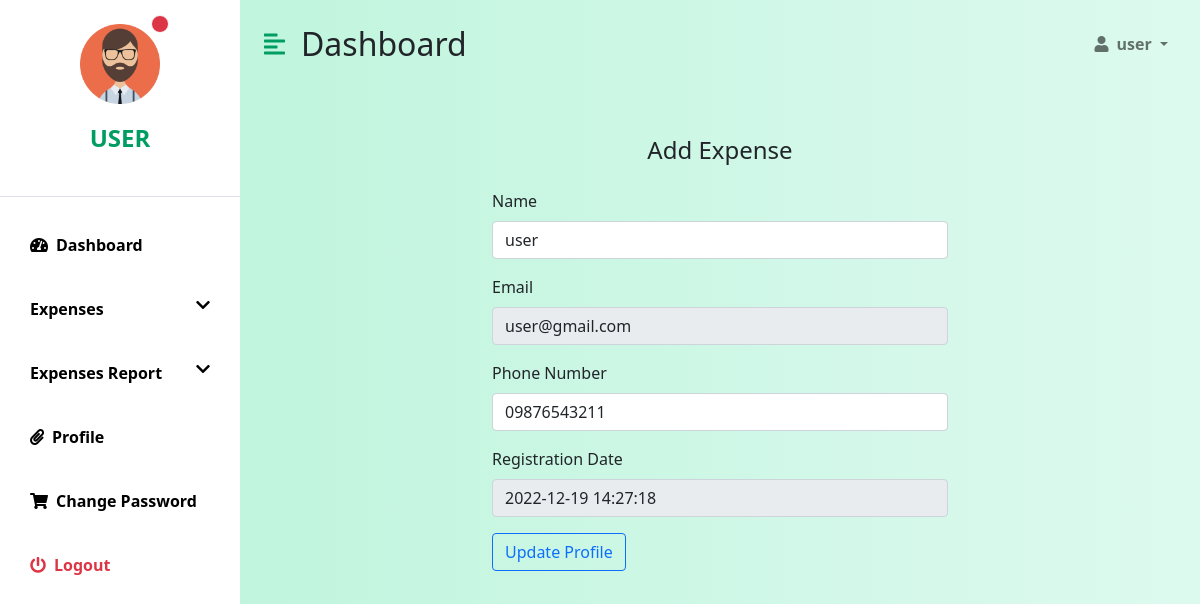
The page /user-profile.php (signed in) on the database its author committed.
### tables this page shows
CREATE TABLE `tblusers` (
                            `id` int(11) NOT NULL,
                            `name` varchar(255) NOT NULL,
                            `email` varchar(255) NOT NULL,
                            `mobile_number` varchar(11) NOT NULL,
                            `password` varchar(255) NOT NULL,
                            `reg_date` datetime NOT NULL DEFAULT current_timestamp()
);

### user-profile.php (the view, shortened to what this page needs)
<?php
include('confs/config.php');
if (strlen($_SESSION['detsuid'] == 0)):
  header('location:logout.php');
else:
  ?>
    <!DOCTYPE html>
    <html lang="en">
    <head>
        <link href="css/datepicker3.css" rel="stylesheet">
        <link href="https://cdn.jsdelivr.net/npm/bootstrap@5.0.0-beta3/dist/css/bootstrap.min.css"
              rel="stylesheet"/>
        <link rel="stylesheet"
              href="https://cdnjs.cloudflare.com/ajax/libs/font-awesome/5.15.3/css/all.min.css"/>
        <link rel="stylesheet" href="css/dashboard.css"/>
    </head>
    <body>
    <div class="d-flex" id="wrapper">
      <?php include('confs/sidebar.php') ?>
        <div id="page-content-wrapper">
          <?php include('confs/header.php') ?>
            <div class="container-fluid px-4 mt-5 center-flex">
                <h4 class="mb-4">Add Expense</h4>
              <?php
              $userid = $_SESSION['detsuid'];
              $result = mysqli_query($conn, "SELECT * FROM tblusers WHERE id = '$userid'");
              while ($row = mysqli_fetch_array($result)):
                ?>
                  <form role="form" method="post" class="add-profile-width">
                      <div class="mb-3">
                          <label for="Name" class="form-label">Name</label>
                          <input type="text" id="Name" name="Name"
                                 value="<?php echo $row['name']; ?>"
                                 class="form-control"
                                 required>
                      </div>
                      <div class="mb-3">
                          <label for="email" class="form-label">Email</label>
                          <input type="email" id="email" name="email"
                                 value="<?php echo $row['email']; ?>"
                                 class="form-control"
                                 readonly>
                      </div>
                      <div class="mb-3">
                          <label for="contactnumber" class="form-label">Phone Number</label>
                          <input type="number" id="contactnumber" name="contactnumber"
                                 value="<?php echo $row['mobile_number']; ?>"
                                 class="form-control"
                                 required>
                      </div>
                      <div class="mb-3">
                          <label for="regdate" class="form-label">Registration Date</label>
                          <input type="text" id="regdate" name="regdate"
                                 value="<?php echo $row['reg_date']; ?>"
                                 class="form-control"
                                 readonly>
                      </div>
                      <div class="">
                          <button type="submit" class="btn btn-outline-primary"
                                  name="submit">Update Profile
                          </button>
                      </div>
                  </form>
              <?php endwhile; ?>
            </div>
        </div>
    </div>
    </body>
    </html>
<?php endif; ?>

### confs/sidebar.php (shortened to what this page needs)
<?php
include('config.php');
$uid = $_SESSION['detsuid'];
$sql = mysqli_query($conn, "SELECT name FROM tblusers WHERE id = '$uid'");
$result = mysqli_fetch_array($sql);
$name = $result['name'];
?>
<div class="bg-white" id="sidebar-wrapper">
    <div class="sidebar-heading text-center py-4 primary-text fs-4 fw-bold text-uppercase border-bottom">
        <div class="position-relative">
            <img src="assets/profile.png" alt="Profile Pic" width="80" height="80">
            <span class="position-absolute top-0 start-75 translate-middle p-2 bg-danger border border-light rounded-circle">
            </span>
        </div>
        <p class="mt-3">
          <?php echo $name; ?></p>
    </div>
    <div class="list-group list-group-flush my-3">
        <a href="dashboard.php"
           class="list-group-item list-group-item-action bg-transparent second-text active"><i
                    class="fas fa-tachometer-alt me-2"></i>Dashboard</a>
        <a class="list-group-item list-group-item-action bg-transparent second-text fw-bold
        d-flex justify-content-between"
           data-bs-toggle="collapse" href="#collapseExample" role="button"
           aria-expanded="false" aria-controls="collapseExample">
            <span>Expenses</span> <i class="fas fa-chevron-down"></i>
        </a>
        <a class="list-group-item list-group-item-action bg-transparent second-text fw-bold
        d-flex justify-content-between"
           data-bs-toggle="collapse" href="#report" role="button"
           aria-expanded="false" aria-controls="report">
            <span>Expenses Report</span> <i class="fas fa-chevron-down"></i>
        </a>
        <a href="user-profile.php"
           class="list-group-item list-group-item-action bg-transparent second-text fw-bold"><i
                    class="fas fa-paperclip me-2"></i>Profile</a>
        <a href="change-password.php"
           class="list-group-item list-group-item-action bg-transparent second-text fw-bold"><i
                    class="fas fa-shopping-cart me-2"></i>Change Password</a>
        <a href="logout.php"
           class="list-group-item list-group-item-action bg-transparent text-danger fw-bold"><i
                    class="fas fa-power-off me-2"></i>Logout</a>
    </div>
</div>

### confs/header.php (shortened to what this page needs)
<?php
include('config.php');
$uid = $_SESSION['detsuid'];
$sql = mysqli_query($conn, "SELECT name FROM tblusers WHERE id = '$uid'");
$result = mysqli_fetch_array($sql);
$name = $result['name'];
?>
<nav class="navbar navbar-expand-lg navbar-light bg-transparent py-4 px-4">
    <div class="d-flex align-items-center">
        <i class="fas fa-align-left primary-text fs-4 me-3" id="menu-toggle"></i>
        <h2 class="fs-2 m-0">Dashboard</h2>
    </div>
    <div class="collapse navbar-collapse" id="navbarSupportedContent">
        <ul class="navbar-nav ms-auto mb-2 mb-lg-0">
            <li class="nav-item dropdown">
                <a class="nav-link dropdown-toggle second-text fw-bold" href="#"
                   id="navbarDropdown"
                   role="button" data-bs-toggle="dropdown" aria-expanded="false">
                    <i class="fas fa-user me-2"></i><?php echo $name; ?>
                </a>
            </li>
        </ul>
    </div>
</nav>

### css/dashboard.css (style rules this page uses)
:root { --main-bg-color: #009d63; --main-text-color: #009d63; --second-text-color: #bbbec5; --second-bg-color: #c1efde; }
.primary-text { color: var(--main-text-color); }
.second-text { color: #000; }
#wrapper { overflow-x: hidden; background-image: linear-gradient( to right, #baf3d7, #c2f5de, #cbf7e4, #d4f8ea, #ddfaef ); }
#sidebar-wrapper { min-height: 100vh; margin-left: -15rem; -webkit-transition: margin 0.25s ease-out; -moz-transition: margin 0.25s ease-out; -o-transition: margin 0.25s ease-out; transition: margin 0.25s ease-out; }
#sidebar-wrapper .sidebar-heading { padding: 0.875rem 1.25rem; font-size: 1.2rem; }
#sidebar-wrapper .list-group { width: 15rem; }
#page-content-wrapper { min-width: 100vw; }
#menu-toggle { cursor: pointer; }
.list-group-item { border: none; padding: 20px 30px; }
.list-group-item.active { background-color: transparent; color: #000; font-weight: bold; border: none; }
@media (min-width: 768px) { #sidebar-wrapper { margin-left: 0; } }
@media (min-width: 768px) { #page-content-wrapper { min-width: 0; width: 100%; } }

### user-profile.php (style rules this page uses)
.center-flex { display: flex; flex-direction: column; justify-content: center; align-items: center; }
.add-profile-width { width: 50%; }

### rows shown on the page
tblusers: name "USER", name "user", Name "user", email "user@gmail.com", contactnumber "09876543211", regdate "2022-12-19 14:27:18"
